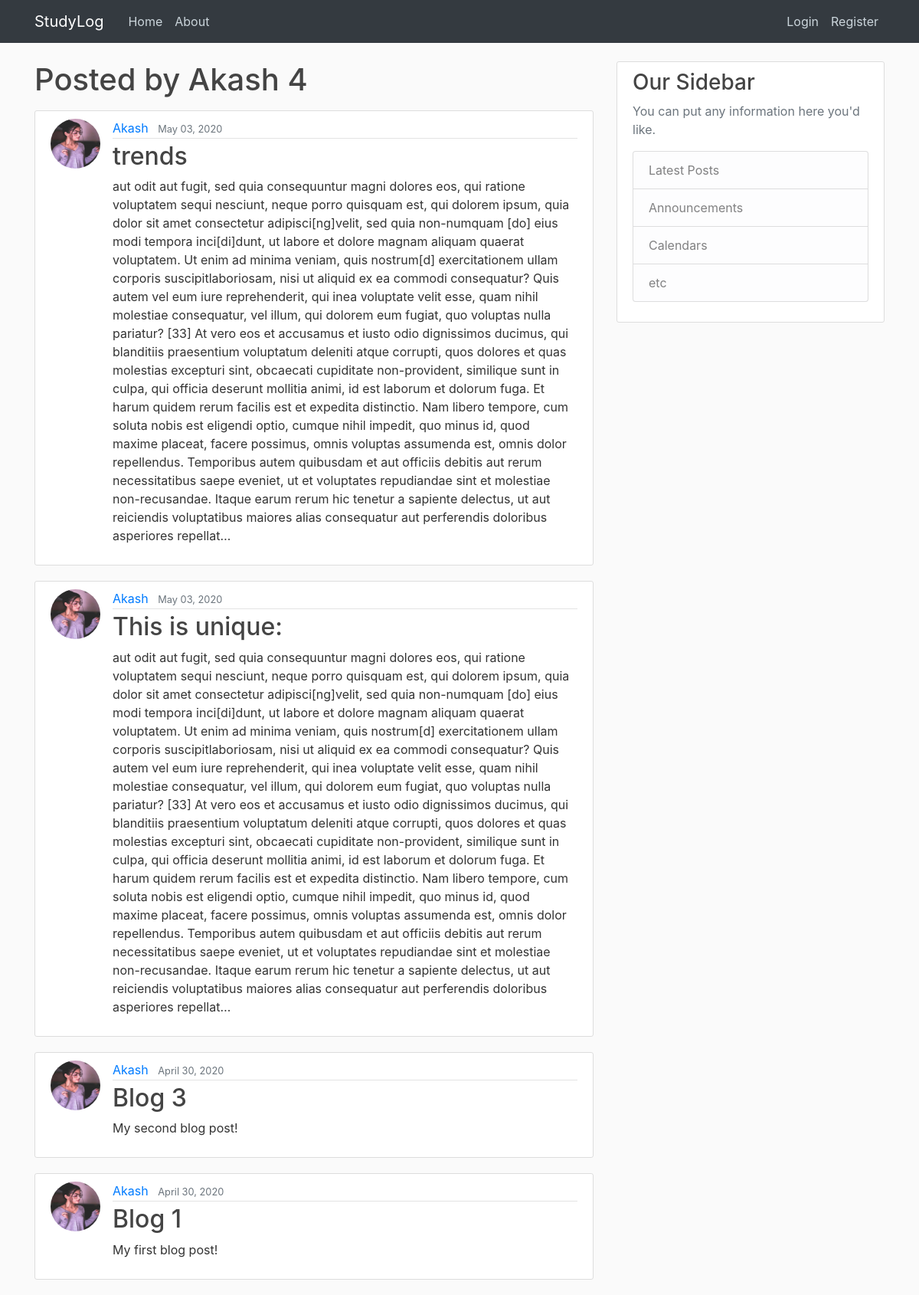
The page /user/Akash/ on the database its author committed.
### blog/models.py (models this page shows, shortened)
class Post(models.Model):
    title = models.CharField(max_length=100)
    content = models.TextField()
    date_posted = models.DateTimeField(default=timezone.now)
    author = models.ForeignKey(User,on_delete=models.CASCADE)

### users/models.py (models this page shows, shortened)
class Profile(models.Model):
    user = models.OneToOneField(User,on_delete=models.CASCADE)
    image = models.ImageField(default="default.jpg",upload_to="profile_pics")

### blog/views.py (the view)
# urls.py: path('user/<str:username>/', PostUserBlogView.as_view(), name='Userposts'),
class PostUserBlogView(ListView):
    model = Post
    template_name = 'blog/user_posts.html'
    context_object_name = 'posts'
    ordering = ['-date_posted']
    paginate_by = 4
    def get_queryset(self):
        user = get_object_or_404(User,username = self.kwargs.get('username'))
        return Post.objects.filter(author=user).order_by('-date_posted')

### blog/templates/blog/user_posts.html (shortened to what this page needs)
{% extends 'blog/base.html' %}
{% block content %}
    <h1 class="mb-3">Posted by {{ view.kwargs.username }} {{ page_obj.paginator.count }}</h1>
    {% for post in posts %}
        <article class="media content-section">
        <img src="{{ post.author.profile.image.url }}" alt="profile-pic" class="rounded-circle article-img">
          <div class="media-body">
            <div class="article-metadata">
              <a class="mr-2" href="{% url 'Userposts' post.author.username %}">{{ post.author }}</a>
              <small class="text-muted">{{ post.date_posted|date:"F d, Y" }}</small>
            </div>
            <h2><a class="article-title" href="{% url 'detailpage' post.id %}">{{ post.title }}</a></h2>
            <p class="article-content">{{ post.content }}</p>
          </div>
        </article>
    {% endfor %}
{% endblock %}

### blog/static/blog/main.css (style rules this page uses)
body { background: #fafafa; color: #333333; margin-top: 5rem; }
h1, h2, h3, h4, h5, h6 { color: #444444; }
.content-section { background: #ffffff; padding: 10px 20px; border: 1px solid #dddddd; border-radius: 3px; margin-bottom: 20px; }
.article-title { color: #444444; }
.article-content { white-space: pre-line; }
.article-img { height: 65px; width: 65px; margin-right: 16px; }
.article-metadata { padding-bottom: 1px; margin-bottom: 4px; border-bottom: 1px solid #e3e3e3 }

### rows shown on the page
Post: author.profile.image (picture), author "Akash", date_posted "May 03, 2020", title "trends", content "aut odit aut fugit, sed quia consequuntur magni dolores eos, qui ratione voluptatem sequi nesciunt, neque porro quisquam est, qui dolorem ipsum, quia dolor sit amet consectetur adipisci[ng]velit, sed quia non-numquam [do] eius modi tempora inci[di]dunt, ut labore et dolore magnam aliquam quaerat voluptatem. Ut enim ad minima veniam, quis nostrum[d] exercitationem ullam corporis suscipitlaboriosam, nisi ut aliquid ex ea commodi consequatur? Quis autem vel eum iure reprehenderit, qui inea voluptate velit esse, quam nihil molestiae consequatur, vel illum, qui dolorem eum fugiat, quo voluptas nulla pariatur? [33] At vero eos et accusamus et iusto odio dignissimos ducimus, qui blanditiis…"
Post: author.profile.image (picture), author "Akash", date_posted "May 03, 2020", title "This is unique:", content "aut odit aut fugit, sed quia consequuntur magni dolores eos, qui ratione voluptatem sequi nesciunt, neque porro quisquam est, qui dolorem ipsum, quia dolor sit amet consectetur adipisci[ng]velit, sed quia non-numquam [do] eius modi tempora inci[di]dunt, ut labore et dolore magnam aliquam quaerat voluptatem. Ut enim ad minima veniam, quis nostrum[d] exercitationem ullam corporis suscipitlaboriosam, nisi ut aliquid ex ea commodi consequatur? Quis autem vel eum iure reprehenderit, qui inea voluptate velit esse, quam nihil molestiae consequatur, vel illum, qui dolorem eum fugiat, quo voluptas nulla pariatur? [33] At vero eos et accusamus et iusto odio dignissimos ducimus, qui blanditiis…"
Post: author.profile.image (picture), author "Akash", date_posted "April 30, 2020", title "Blog 3", content "My second blog post!"
Post: author.profile.image (picture), author "Akash", date_posted "April 30, 2020", title "Blog 1", content "My first blog post!"

### other values the page prints
{{ view.kwargs.username }} "Akash"
{{ page_obj.paginator.count }} "4"
